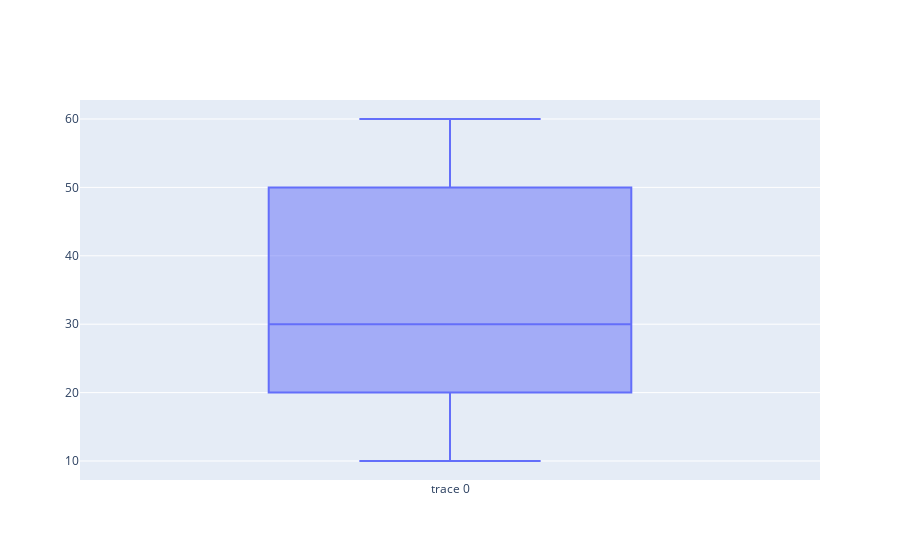

Write notebook code for a chart like this one.
### Markdown cell above
#### Boxplot

### Code cell
from plotly.graph_objs import *
import numpy as np

insurance['Age by decades'] = insurance['age'].apply(lambda x : int(x/10)* 10)
iplot([Box(y = insurance['Age by decades'])])

### Figure 1 — Plotly figure (JSON) as saved in the notebook; plotly's stock layout.template omitted (floating-point values rounded to 4 significant figures; data arrays with more than 128 entries replaced by an {"elided": "..."} marker saying what was removed)
{"data": [{"type": "box", "y": {"elided": "1338 int values"}}], "layout": {}}
